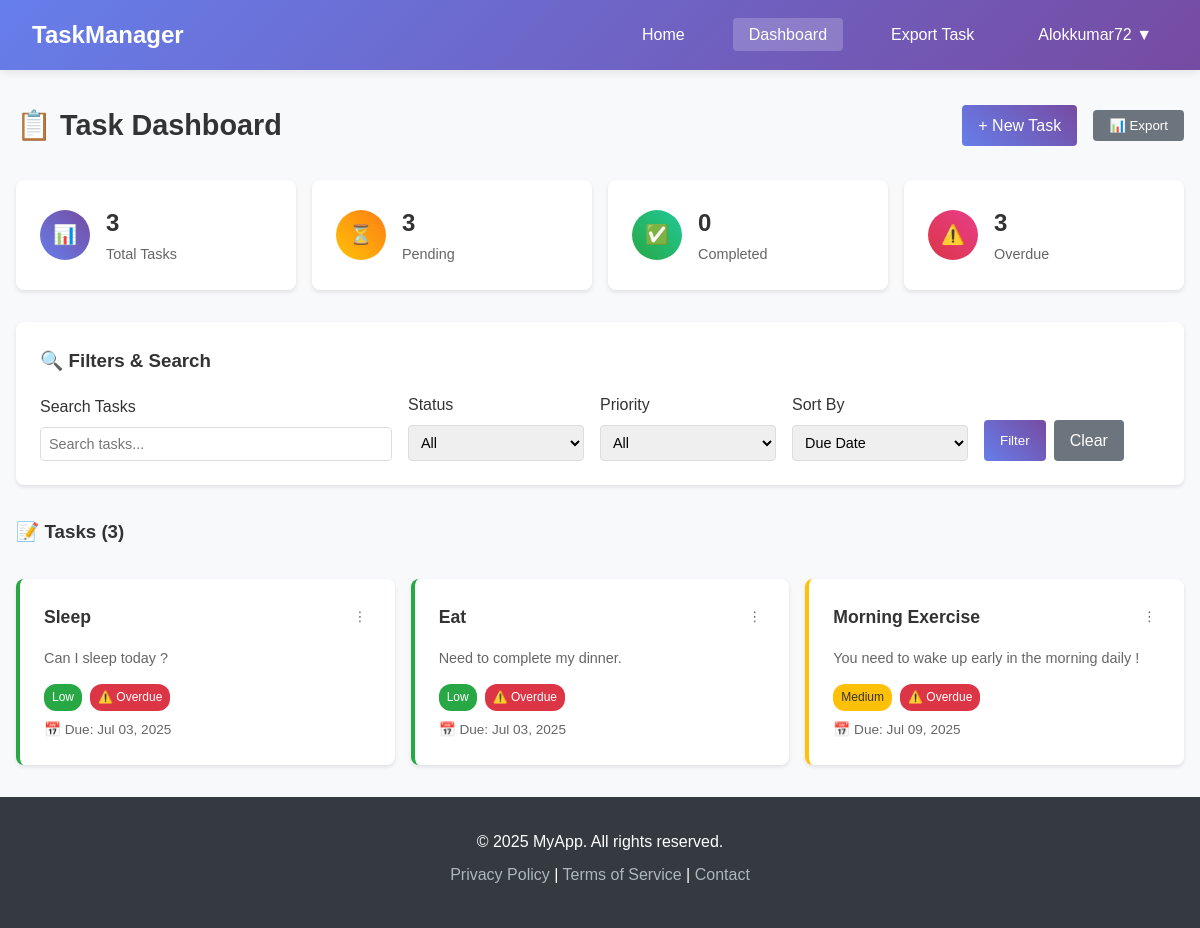
The page /doorway/dashboard/ (signed in) on the database its author committed.
### doorway/models.py (models this page shows, shortened)
class Task(models.Model):
    PRIORITY_CHOICES = [
        ('Low', 'Low'),
        ('Medium', 'Medium'),
        ('High', 'High'),
    ]
    user = models.ForeignKey(User, on_delete=models.CASCADE, related_name='tasks', help_text="The user this task belongs to.")
    title = models.CharField(max_length=200, help_text="A short title for the task.")
    description = models.TextField(blank=True, help_text="Optional description of the task.")
    due_date = models.DateField(default=date.today, help_text="Select the due date for the task.")
    priority = models.CharField(max_length=10, choices=PRIORITY_CHOICES, default='Medium',help_text="Set the task priority: Low, Medium, or High.")
    is_completed = models.BooleanField(default=False, help_text="Mark as completed if the task is done.")
    created_at = models.DateTimeField(auto_now_add=True, help_text="Date and time when the task was created.")

### doorway/views.py (the view)
# urls.py: path('dashboard/', views.task_dashboard, name='dashboard'),
@login_required
def task_dashboard(request):
    tasks = Task.objects.filter(user=request.user)
    search_query = request.GET.get('search', '')
    if search_query:
        tasks = tasks.filter(
            Q(title__icontains=search_query) |
            Q(description__icontains=search_query)
        )
    status_filter = request.GET.get('status', 'all')
    if status_filter == 'completed':
        tasks = tasks.filter(is_completed=True)
    elif status_filter == 'pending':
        tasks = tasks.filter(is_completed=False)
    elif status_filter == 'overdue':
        tasks = tasks.filter(is_completed=False, due_date__lt=date.today())
    priority_filter = request.GET.get('priority', 'all')
    if priority_filter != 'all':
        tasks = tasks.filter(priority=priority_filter)
    sort_by = request.GET.get('sort', 'due_date')
    if sort_by == 'title':
        tasks = tasks.order_by('title')
    elif sort_by == 'priority':
        tasks = tasks.extra(
            select={'priority_order': "CASE WHEN priority='High' THEN 1 WHEN priority='Medium' THEN 2 ELSE 3 END"}
        ).order_by('priority_order')
    elif sort_by == 'created':
        tasks = tasks.order_by('-created_at')
    else:  # default to due_date
        tasks = tasks.order_by('due_date')
    total_tasks = Task.objects.filter(user=request.user).count()
    pending_tasks = Task.objects.filter(user=request.user, is_completed=False).count()
    completed_tasks = Task.objects.filter(user=request.user, is_completed=True).count()
    overdue_tasks = Task.objects.filter(
        user=request.user,
        is_completed=False,
        due_date__lt=date.today()
    ).count()
    context = {
        'tasks': tasks,
        'search_query': search_query,
        'status_filter': status_filter,
        'priority_filter': priority_filter,
        'sort_by': sort_by,
        'total_tasks': total_tasks,
        'pending_tasks': pending_tasks,
        'completed_tasks': completed_tasks,
        'overdue_tasks': overdue_tasks,
        'priority_choices': Task.PRIORITY_CHOICES,
        'today': date.today(),
    }
    return render(request, 'doorway/dashboard.html', context)

### doorway/templates/doorway/dashboard.html (shortened to what this page needs)
{% extends 'doorway/base.html' %}
{% block content %}
<div class="page-header">
    <h1 class="page-title">📋 Task Dashboard</h1>
    <div class="header-actions">
        <a href="{% url "doorway:create_task" %}" class="btn btn-primary">+ New Task</a>
        <div class="dropdown export-dropdown">
            <button class="btn btn-secondary dropdown-toggle" type="button" id="exportDropdown" data-toggle="dropdown">
                📊 Export
            </button>
        </div>
    </div>
</div>
<div class="stats-grid">
    <div class="stat-card">
        <div class="stat-icon stat-total">📊</div>
        <div class="stat-info">
            <h3>{{ total_tasks }}</h3>
            <p>Total Tasks</p>
        </div>
    </div>
    <div class="stat-card">
        <div class="stat-icon stat-pending">⏳</div>
        <div class="stat-info">
            <h3>{{ pending_tasks }}</h3>
            <p>Pending</p>
        </div>
    </div>
    <div class="stat-card">
        <div class="stat-icon stat-completed">✅</div>
        <div class="stat-info">
            <h3>{{ completed_tasks }}</h3>
            <p>Completed</p>
        </div>
    </div>
    <div class="stat-card">
        <div class="stat-icon stat-overdue">⚠️</div>
        <div class="stat-info">
            <h3>{{ overdue_tasks }}</h3>
            <p>Overdue</p>
        </div>
    </div>
</div>
<div class="filter-section">
    <h3 style="margin-bottom: 1rem;">🔍 Filters & Search</h3>
    <form method="get" class="filter-grid">
        <div class="form-group">
            <label for="search">Search Tasks</label>
            <input type="text" class="form-control" id="search" name="search"
                   value="{{ search_query }}" placeholder="Search tasks...">
        </div>
        <div class="form-group">
            <label for="status">Status</label>
            <select class="form-control" id="status" name="status">
                <option value="all" {% if status_filter == 'all' %}selected{% endif %}>All</option>
            </select>
        </div>
        <div class="form-group">
            <label for="priority">Priority</label>
            <select class="form-control" id="priority" name="priority">
                <option value="all" {% if priority_filter == 'all' %}selected{% endif %}>All</option>
            </select>
        </div>
        <div class="form-group">
            <label for="sort">Sort By</label>
            <select class="form-control" id="sort" name="sort">
                <option value="due_date" {% if sort_by == 'due_date' %}selected{% endif %}>Due Date</option>
            </select>
        </div>
        <div class="form-group">
            <div class="btn-group">
                <button type="submit" class="btn btn-primary">Filter</button>
                <a href="#" class="btn btn-secondary">Clear</a>
            </div>
        </div>
    </form>
</div>
<div>
    <h3 style="margin-bottom: 1rem;">📝 Tasks ({{ tasks.count }})</h3>
    {% if tasks %}
        <div class="tasks-grid">
            {% for task in tasks %}
                <div class="task-card
                    {% if not task.is_completed and task.due_date < today %}overdue{% endif %}
                    priority-{{ task.priority|lower }}">
                    <div class="task-header">
                        <h4 class="task-title">{{ task.title }}</h4>
                        <div class="dropdown task-menu">
                            <button class="task-menu-btn">⋮</button>
                        </div>
                    </div>
                    {% if task.description %}
                        <p class="task-description">{{ task.description|truncatewords:20 }}</p>
                    {% endif %}
                    <div class="task-meta">
                        <div class="task-badges">
                            <span class="badge badge-{{ task.priority|lower }}">{{ task.priority }}</span>
                            {% if task.is_completed %}
                                <span class="badge badge-completed">✅ Completed</span>
                            {% elif not task.is_completed and task.due_date < today %}
                                <span class="badge badge-overdue">⚠️ Overdue</span>
                            {% endif %}
                        </div>
                    </div>
                    <div class="task-date">
                        📅 Due: {{ task.due_date|date:"M d, Y" }}
                    </div>
                </div>
            {% endfor %}
        </div>
    {% endif %}
</div>
{% endblock %}

### doorway/templates/doorway/base.html (shortened to what this page needs)
<!DOCTYPE html>
<html lang="en">
<head>
</head>
<body>
    <header class="header">
        <nav class="navbar">
            <a href="{% url 'doorway:home' %}" class="logo">TaskManager</a>
            <ul class="nav-links">
                <li><a href="{% url 'doorway:home' %}" class="{% if request.resolver_match.url_name == 'home' %}active{% endif %}">Home</a></li>
                {% if user.is_authenticated %}
                    <li><a href="{% url 'doorway:dashboard' %}" class="{% if request.resolver_match.url_name == 'dashboard' %}active{% endif %}">Dashboard</a></li>
                    <li><a href="{% url 'doorway:export_options' %}" class="{% if request.resolver_match.url_name == 'export_options' %}active{% endif %}">Export Task</a></li>
                    <li class="user-menu">
                        <a href="#" class="user-link">{{ user.username }} ▼</a>
                    </li>
                {% else %}
                    <li><a href="{% url 'login' %}" class="{% if request.resolver_match.url_name == 'login' %}active{% endif %}">Login</a></li>
                    <li><a href="{% url 'doorway:signup' %}" class="{% if request.resolver_match.url_name == 'signup' %}active{% endif %}">Sign Up</a></li>
                {% endif %}
            </ul>
        </nav>
    </header>
    <main class="main-content">
        <div class="container">
            {% block content %}{% endblock %}
        </div>
    </main>
    <footer class="footer">
        <div class="container">
            <p>&copy; 2025 MyApp. All rights reserved.</p>
            <p>
                <a href="#">Privacy Policy</a> |
                <a href="#">Terms of Service</a> |
                <a href="#">Contact</a>
            </p>
        </div>
    </footer>
</body>
</html>

### doorway/templates/doorway/dashboard.html (style rules this page uses)
.page-header { display: flex; justify-content: space-between; align-items: center; margin-bottom: 2rem; }
.header-actions { display: flex; gap: 1rem; align-items: center; }
.export-dropdown { position: relative; }
.dropdown-toggle::after { margin-left: 0.5rem; }

### rows shown on the page
Task: title "Sleep", description "Can I sleep today ?", priority "Low", is_completed "⚠️ Overdue", due_date "Jul 03, 2025"
Task: title "Eat", description "Need to complete my dinner.", priority "Low", is_completed "⚠️ Overdue", due_date "Jul 03, 2025"
Task: title "Morning Exercise", description "You need to wake up early in the morning daily !", priority "Medium", is_completed "⚠️ Overdue", due_date "Jul 09, 2025"

### other values the page prints
{{ user.username }} "Alokkumar72"
{{ total_tasks }} "3"
{{ pending_tasks }} "3"
{{ completed_tasks }} "0"
{{ overdue_tasks }} "3"
{{ tasks.count }} "3"
